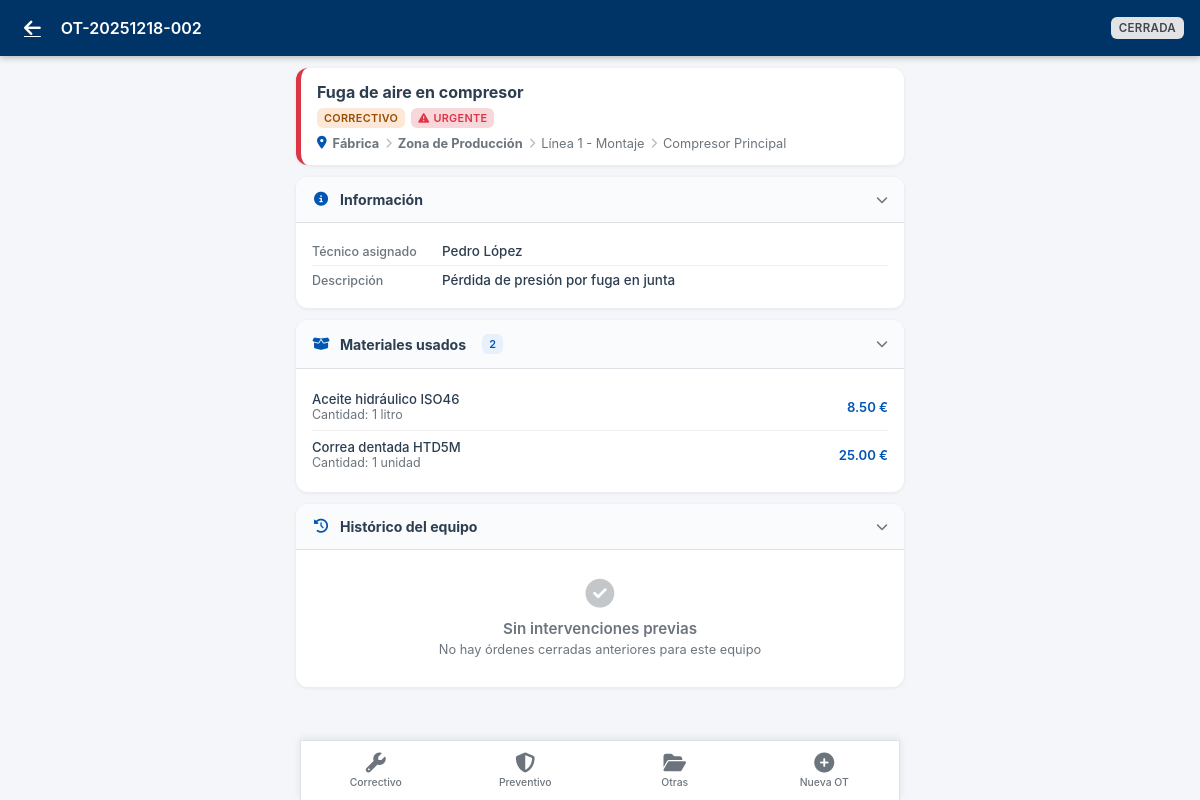
Screenshot of /movil/ot/2 (signed in) with the database file from the repository.
### models.py (models this page shows, shortened)
class OrdenTrabajo(db.Model):
    id = db.Column(db.Integer, primary_key=True)
    numero = db.Column(db.String(20), unique=True, nullable=False)
    tipo = db.Column(db.String(20), nullable=False)  # correctivo, preventivo
    prioridad = db.Column(db.String(20), default='media')  # urgente, alta, media, baja
    estado = db.Column(db.String(20), default='pendiente')  # pendiente, asignada, en_curso, cerrada, cancelada
    fechaCreacion = db.Column(db.DateTime, default=datetime.now)
    fechaProgramada = db.Column(db.DateTime)
    fechaInicio = db.Column(db.DateTime)
    fechaFin = db.Column(db.DateTime)
    titulo = db.Column(db.String(200), nullable=False)
    descripcionProblema = db.Column(db.Text)
    descripcionSolucion = db.Column(db.Text)
    observaciones = db.Column(db.Text)
    equipoTipo = db.Column(db.String(20), nullable=False)  # empresa, planta, zona, linea, maquina, elemento
    equipoId = db.Column(db.Integer, nullable=False)
    maquinaId = db.Column(db.Integer, db.ForeignKey('maquina.id'), nullable=True)
    elementoId = db.Column(db.Integer, db.ForeignKey('elemento.id'))
    planPreventivoId = db.Column(db.Integer, db.ForeignKey('plan_preventivo.id'))  # LEGACY - Deprecado
    asignacionGamaId = db.Column(db.Integer, db.ForeignKey('asignacion_gama.id'))  # LEGACY - Deprecado
    gamaId          = db.Column(db.Integer, db.ForeignKey('gama_mantenimiento.id'), nullable=True)
    frecuenciaTipo  = db.Column(db.String(20))   # 'dias' | 'semanas' | 'meses'
    frecuenciaValor = db.Column(db.Integer)       # número entero
    gama = db.relationship('GamaMantenimiento', foreign_keys=[gamaId])
    tecnicoAsignado = db.Column(db.String(100))  # Técnico principal (legacy)
    tiempoEstimado = db.Column(db.Float)  # horas
    tiempoReal = db.Column(db.Float)  # horas (calculado de registros)
    tiempoParada = db.Column(db.Float)  # horas de parada de máquina
    costeTallerExterno = db.Column(db.Float, default=0)  # Total acumulado (calculado)
    descripcionTallerExterno = db.Column(db.Text)  # LEGACY - primer coste
    proveedorExterno = db.Column(db.String(100))   # LEGACY - primer coste
    costesExternosJson = db.Column(db.Text)  # JSON list de {proveedor, descripcion, coste}
    creadoPor = db.Column(db.String(100))
    cerradoPor = db.Column(db.String(100))
    consumos = db.relationship('ConsumoRecambio', backref='ordenTrabajo', lazy=True, cascade='all, delete-orphan')
    registrosTiempo = db.relationship('RegistroTiempo', backref='ordenTrabajo', lazy=True, cascade='all, delete-orphan')
    respuestasChecklist = db.relationship('RespuestaChecklist', backref='ordenTrabajo', lazy=True, cascade='all, delete-orphan')

class Planta(db.Model):
    id = db.Column(db.Integer, primary_key=True)
    empresaId = db.Column(db.Integer, db.ForeignKey('empresa.id'), nullable=False)
    codigo = db.Column(db.String(10), nullable=False)
    nombre = db.Column(db.String(100), nullable=False)
    descripcion = db.Column(db.Text)
    direccion = db.Column(db.String(200))
    zonas = db.relationship('Zona', backref='planta', lazy=True, cascade='all, delete-orphan')

class Zona(db.Model):
    id = db.Column(db.Integer, primary_key=True)
    plantaId = db.Column(db.Integer, db.ForeignKey('planta.id'), nullable=False)
    codigo = db.Column(db.String(10), nullable=False)
    nombre = db.Column(db.String(100), nullable=False)
    descripcion = db.Column(db.Text)
    lineas = db.relationship('Linea', backref='zona', lazy=True, cascade='all, delete-orphan')

class Linea(db.Model):
    id = db.Column(db.Integer, primary_key=True)
    zonaId = db.Column(db.Integer, db.ForeignKey('zona.id'), nullable=False)
    codigo = db.Column(db.String(10), nullable=False)
    nombre = db.Column(db.String(100), nullable=False)
    descripcion = db.Column(db.Text)
    maquinas = db.relationship('Maquina', backref='linea', lazy=True, cascade='all, delete-orphan')

class Maquina(db.Model):
    id = db.Column(db.Integer, primary_key=True)
    lineaId = db.Column(db.Integer, db.ForeignKey('linea.id'), nullable=False)
    codigo = db.Column(db.String(10), nullable=False)
    nombre = db.Column(db.String(100), nullable=False)
    modelo = db.Column(db.String(50))
    fabricante = db.Column(db.String(50))
    numeroSerie = db.Column(db.String(50))
    descripcion = db.Column(db.Text)
    fechaInstalacion = db.Column(db.Date)
    criticidad = db.Column(db.String(20), default='media')  # alta, media, baja
    estado = db.Column(db.String(20), default='operativo')  # operativo, averiado, mantenimiento
    horasOperacion = db.Column(db.Integer, default=0)  # Contador de horas
    rav = db.Column(db.Float, default=0.0)             # Valor de reposición (RAV)
    elementos = db.relationship('Elemento', backref='maquina', lazy=True, cascade='all, delete-orphan')
    ordenesTrabajo = db.relationship('OrdenTrabajo', backref='maquina', lazy=True)
    planesPreventivos = db.relationship('PlanPreventivo', backref='maquina', lazy=True)
    recambiosAsociados = db.relationship('RecambioEquipo', backref='maquina', lazy=True)

class ConsumoRecambio(db.Model):
    id = db.Column(db.Integer, primary_key=True)
    ordenId = db.Column(db.Integer, db.ForeignKey('orden_trabajo.id'), nullable=False)
    recambioId = db.Column(db.Integer, db.ForeignKey('recambio.id'), nullable=False)
    cantidad = db.Column(db.Float, nullable=False)
    precioUnitario = db.Column(db.Float)
    fecha = db.Column(db.DateTime, default=datetime.now)

class Recambio(db.Model):
    id = db.Column(db.Integer, primary_key=True)
    codigo = db.Column(db.String(50), unique=True, nullable=False)
    nombre = db.Column(db.String(100), nullable=False)
    descripcion = db.Column(db.Text)
    categoria = db.Column(db.String(50))
    stockActual = db.Column(db.Float, default=0.0)
    stockMinimo = db.Column(db.Float, default=0.0)
    stockMaximo = db.Column(db.Float, default=100.0)
    ubicacion = db.Column(db.String(100))
    proveedor = db.Column(db.String(100))
    codigoProveedor = db.Column(db.String(50))
    precioUnitario = db.Column(db.Float, default=0)
    unidadMedida = db.Column(db.String(20), default='unidad')
    fechaAlta = db.Column(db.Date, default=date.today)
    activo = db.Column(db.Boolean, default=True)
    movimientos = db.relationship('MovimientoStock', backref='recambio', lazy=True)
    equiposAsociados = db.relationship('RecambioEquipo', backref='recambio', lazy=True)
    consumos = db.relationship('ConsumoRecambio', backref='recambio', lazy=True)

### blueprints/mobile/routes.py (the view, shortened to what this page needs)
@bp.route('/ot/<int:id>')
@movil_required
def ver_ot(id):
    ot = OrdenTrabajo.query.get_or_404(id)
    _enrich_ot(ot)
    nombre_tecnico = _nombre_tecnico(current_user)
    trabajo_activo = RegistroTiempo.query.filter_by(
        ordenId=id, tecnico=nombre_tecnico, enCurso=True
    ).first()
    registros_tiempo = RegistroTiempo.query.filter_by(ordenId=id).order_by(
        RegistroTiempo.inicio.desc()
    ).all()
    consumos = ConsumoRecambio.query.filter_by(ordenId=id).all()
    tareas_gama = []
    tareas_realizadas_ids = set()
    checklist_items = []
    respuestas_map = {}
    historico_equipo = []
    et = ot.equipoTipo or ('maquina' if ot.maquinaId else None)
    ei = ot.equipoId or ot.maquinaId
    if et and ei:
        condiciones = [
            and_(OrdenTrabajo.equipoTipo == et, OrdenTrabajo.equipoId == ei)
        ]
        maq_id = ot.maquinaId or (ei if et == 'maquina' else None)
        if maq_id:
            condiciones.append(OrdenTrabajo.maquinaId == maq_id)
        historico_equipo = OrdenTrabajo.query.filter(
            OrdenTrabajo.id != ot.id,
            OrdenTrabajo.estado == 'cerrada',
            or_(*condiciones),
        ).order_by(OrdenTrabajo.fechaFin.desc()).limit(15).all()
    return render_template(
        'mobile/ot_detail.html',
        ot=ot,
        nombre_tecnico=nombre_tecnico,
        trabajo_activo=trabajo_activo,
        registros_tiempo=registros_tiempo,
        consumos=consumos,
        tareas_gama=tareas_gama,
        tareas_realizadas_ids=tareas_realizadas_ids,
        checklist_items=checklist_items,
        respuestas_map=respuestas_map,
        historico_equipo=historico_equipo,
    )

### templates/mobile/ot_detail.html (shortened to what this page needs)
{% extends "mobile/base.html" %}
{% block header %}
<a href="{{ url_for('mobile.home') }}" class="m-header-back">
  <i class="fas fa-arrow-left"></i>
</a>
<span class="m-header-title">{{ ot.numero }}</span>
<div class="m-header-actions">
  <span class="m-badge m-badge-estado-{{ ot.estado }}" style="font-size:.72rem;padding:4px 8px;">
    {{ ot.estado | replace('_', ' ') }}
  </span>
</div>
{% endblock %}
{% block content %}
<div class="m-ot-header-card prio-{{ ot.prioridad }}">
  <div class="m-ot-header-titulo">{{ ot.titulo }}</div>
  <div class="m-ot-header-badges">
    <span class="m-badge m-badge-tipo-{{ ot.tipo }}">{{ ot.tipo }}</span>
    <span class="m-badge m-badge-prio-{{ ot.prioridad }}">
      {% if ot.prioridad == 'urgente' %}<i class="fas fa-exclamation-triangle"></i>{% endif %}
      {{ ot.prioridad }}
    </span>
  </div>
  {% if ot._ruta %}
  <div class="m-ot-header-equipo">
    <i class="fas fa-map-marker-alt" style="color:var(--m-primary)"></i>
    {% for nivel in ot._ruta %}
    {% if not loop.first %}<i class="fas fa-chevron-right" style="font-size:.65rem;opacity:.5"></i>{% endif %}
    <span style="font-weight:{% if nivel.tipo in ['planta','zona'] %}700{% else %}400{% endif %}">{{ nivel.nombre
      }}</span>
    {% endfor %}
  </div>
  {% endif %}
</div>
<div class="m-section" id="sec-info">
  <div class="m-section-header">
    <div class="m-section-header-left">
      <i class="fas fa-info-circle"></i>Información
    </div>
    <i class="fas fa-chevron-down m-section-chevron"></i>
  </div>
  <div class="m-section-body">
    <div class="m-info-row">
      <span class="m-info-label">Técnico asignado</span>
      <span class="m-info-value">{{ ot.tecnicoAsignado or '—' }}</span>
    </div>
    {% if ot.descripcionProblema %}
    <div class="m-info-row">
      <span class="m-info-label">Descripción</span>
      <span class="m-info-value">{{ ot.descripcionProblema }}</span>
    </div>
    {% endif %}
  </div>
</div>
<div class="m-section" id="sec-consumos">
  <div class="m-section-header">
    <div class="m-section-header-left">
      <i class="fas fa-box-open"></i>
      Materiales usados
      {% if consumos %}<span class="m-badge"
        style="background:var(--m-primary-light);color:var(--m-primary);margin-left:6px">{{ consumos|length }}</span>{%
      endif %}
    </div>
    <i class="fas fa-chevron-down m-section-chevron"></i>
  </div>
  <div class="m-section-body">
    {% if consumos %}
    {% for c in consumos %}
    <div class="m-consumo-item">
      <div>
        <div class="m-consumo-nombre">{{ c.recambio.nombre if c.recambio else '—' }}</div>
        <div class="m-consumo-qty">Cantidad: {{ c.cantidad }} {{ c.recambio.unidadMedida if c.recambio else '' }}</div>
      </div>
      <div class="m-consumo-coste">
        {% if c.precioUnitario %}{{ '%.2f' % (c.cantidad * c.precioUnitario) }} €{% endif %}
      </div>
    </div>
    {% endfor %}
    {% else %}
    <p class="m-text-muted m-text-center" style="padding:10px 0">Sin materiales registrados</p>
    {% endif %}
  </div>
</div>
{% if ot.equipoTipo or ot.maquinaId %}
{% if historico_equipo %}
<div class="m-section" id="sec-historico">
  <div class="m-section-header">
    <div class="m-section-header-left">
      <i class="fas fa-history"></i>
      Histórico del equipo
      <span class="m-badge" style="background:var(--m-primary-light);color:var(--m-primary);margin-left:6px">
        {{ historico_equipo|length }}
      </span>
    </div>
    <i class="fas fa-chevron-down m-section-chevron"></i>
  </div>
  <div class="m-section-body">
    {% for h in historico_equipo %}
    <div class="m-historico-item">
      <div class="m-historico-header">
        <div style="display:flex;align-items:center;gap:8px">
          <span class="m-historico-num">{{ h.numero }}</span>
          <span class="m-badge m-badge-tipo-{{ h.tipo }}">{{ h.tipo }}</span>
        </div>
        <span class="m-text-small m-text-muted">
          {{ h.fechaFin.strftime('%d/%m/%Y') if h.fechaFin else (h.fechaCreacion.strftime('%d/%m/%Y') if h.fechaCreacion
          else '—') }}
        </span>
      </div>
      {% if h.descripcionProblema %}
      <div class="m-historico-problema">
        <span class="m-historico-label">Problema</span>
        {{ h.descripcionProblema }}
      </div>
      {% endif %}
      {% if h.descripcionSolucion %}
      <div class="m-historico-solucion">
        <span class="m-historico-label">Solución</span>
        {{ h.descripcionSolucion }}
      </div>
      {% else %}
      <div class="m-historico-solucion m-historico-sin-sol">
        <span class="m-historico-label">Solución</span>
        <em>Sin registrar</em>
      </div>
      {% endif %}
      <div class="m-historico-meta">
        {% if h.tecnicoAsignado %}<span><i class="fas fa-user"></i> {{ h.tecnicoAsignado }}</span>{% endif %}
        {% if h.tiempoReal %}<span><i class="fas fa-clock"></i> {{ '%.1f' % h.tiempoReal }} h</span>{% endif %}
      </div>
    </div>
    {% endfor %}
  </div>
</div>
{% else %}
<div class="m-section" id="sec-historico">
  <div class="m-section-header">
    <div class="m-section-header-left">
      <i class="fas fa-history"></i>
      Histórico del equipo
    </div>
    <i class="fas fa-chevron-down m-section-chevron"></i>
  </div>
  <div class="m-section-body">
    <div class="m-empty" style="padding:16px 0">
      <i class="fas fa-check-circle" style="font-size:1.8rem"></i>
      <div class="m-empty-title">Sin intervenciones previas</div>
      <div class="m-empty-sub">No hay órdenes cerradas anteriores para este equipo</div>
    </div>
  </div>
</div>
{% endif %}
{% endif %}
{% endblock %}

### rows the page displays
OrdenTrabajo: numero "OT-20251218-002", estado "CERRADA", titulo "Fuga de aire en compresor", tipo "CORRECTIVO", prioridad "URGENTE", tecnicoAsignado "Pedro López", descripcionProblema "Pérdida de presión por fuga en junta"
Planta: nombre "Fábrica"
Zona: nombre "Zona de Producción"
Linea: nombre "Línea 1 - Montaje"
Maquina: nombre "Compresor Principal"
ConsumoRecambio: recambio "Aceite hidráulico ISO46", cantidad "1", recambio "litro", c.cantidad*c.precioUnitario "8.50"
ConsumoRecambio: recambio "Correa dentada HTD5M", cantidad "1", recambio "unidad", c.cantidad*c.precioUnitario "25.00"

### other values shown
{{ consumos|length }} "2"
